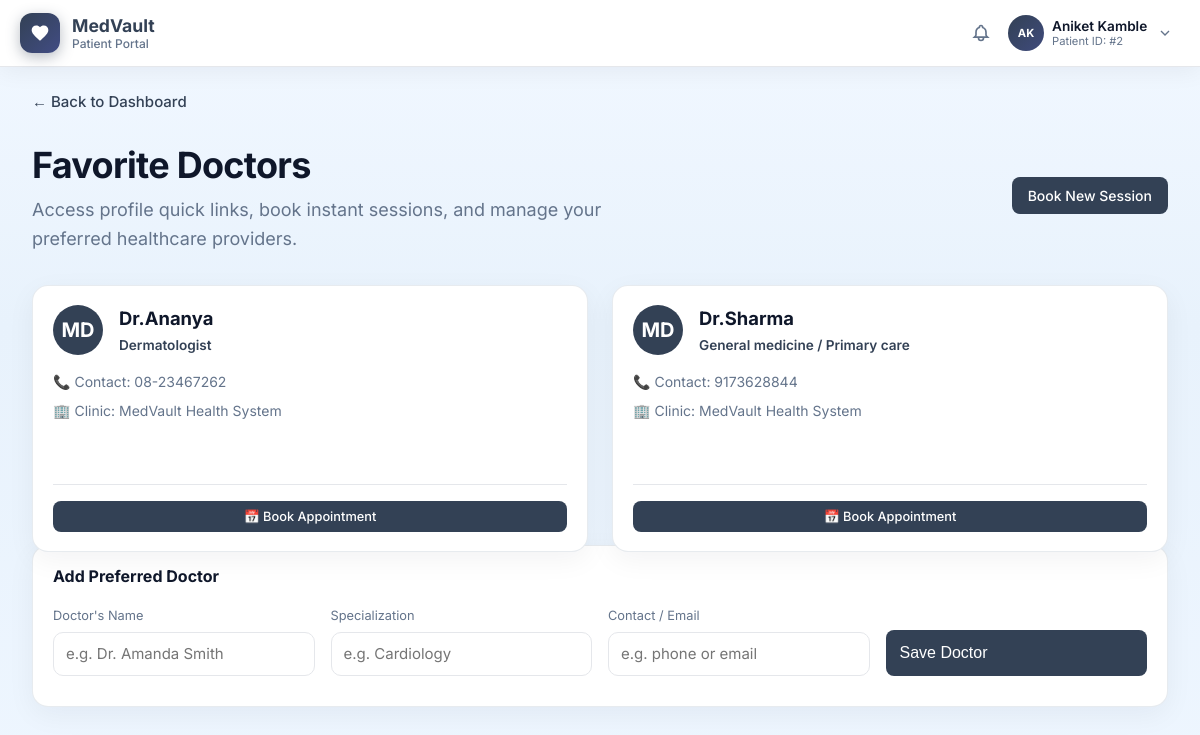
/favorite-doctors (signed in), run on the app's committed database.
### tables this page shows
CREATE TABLE users (
                  id INTEGER PRIMARY KEY AUTOINCREMENT,
                  username TEXT NOT NULL,
                  password_hash TEXT NOT NULL,
                  full_name TEXT NOT NULL DEFAULT '',
                  blood_group TEXT NOT NULL DEFAULT '',
                  allergies TEXT NOT NULL DEFAULT '',
                  medications TEXT NOT NULL DEFAULT '',
                  conditions TEXT NOT NULL DEFAULT '',
                  onboarding_done INTEGER NOT NULL DEFAULT 0,
                  portal_role TEXT NOT NULL DEFAULT 'patient',
                  theme_accent TEXT NOT NULL DEFAULT '#3b82f6',
                  theme_mode TEXT NOT NULL DEFAULT 'light',
                  doctor_specialty TEXT NOT NULL DEFAULT '',
                  doctor_phone TEXT NOT NULL DEFAULT '',
                  doctor_clinic TEXT NOT NULL DEFAULT '',
                  doctor_bio TEXT NOT NULL DEFAULT '',
                  UNIQUE(username, portal_role)
                );

CREATE TABLE doctors (
  id INTEGER PRIMARY KEY AUTOINCREMENT,
  user_id INTEGER NOT NULL,
  name TEXT NOT NULL,
  specialization TEXT DEFAULT '',
  contact TEXT DEFAULT '',
  created_at INTEGER NOT NULL,
  FOREIGN KEY (user_id) REFERENCES "users_old"(id)
);

### app_pkg/routes/core.py (the view)
@core_bp.get("/favorite-doctors")
@login_required
def favorite_doctors():
    redir = _require_patient()
    if redir:
        return redir
    db = get_db()
    theme = _portal_theme(current_user.id, current_user.username)
    uid = current_user.id
    doctors_rows = db.execute(
        "SELECT * FROM doctors WHERE user_id = ? ORDER BY name ASC",
        (uid,)
    ).fetchall()
    doctors = [dict(d) for d in doctors_rows]
    return render_template(
        "favorite_doctors.html",
        theme=theme,
        doctors=doctors
    )

### app_pkg/db.py (called while the page is built)
def get_db():
    if "db" not in g:
        if DATABASE_URL:
            import psycopg2
            pg_conn = psycopg2.connect(DATABASE_URL)
            g.db = PgConnection(pg_conn)
        else:
            conn = sqlite3.connect(current_app.config["DATABASE"])
            conn.row_factory = sqlite3.Row
            g.db = conn
    return g.db

### app_pkg/routes/auth.py (called while the page is built)
@login_manager.user_loader
def load_user(user_id: str):
    db = get_db()
    row = db.execute("SELECT id, username, portal_role FROM users WHERE id = ?", (user_id,)).fetchone()
    if not row:
        return None
    return User(row["id"], row["username"], row["portal_role"])

### app_pkg/routes/core.py (called while the page is built)
def _portal_role(user_id: int) -> str:
    db = get_db()
    row = db.execute("SELECT portal_role FROM users WHERE id = ?", (user_id,)).fetchone()
    if not row or not row["portal_role"]:
        return "patient"
    return str(row["portal_role"]).strip().lower() or "patient"

def _normalize_accent(raw: str) -> str:
    raw = (raw or "").strip()
    if re.fullmatch(r"#[0-9A-Fa-f]{6}", raw):
        return raw
    return "#3b82f6"

def _hex_to_rgb_css(hex_color: str) -> str:
    h = hex_color.lstrip("#")
    if len(h) != 6:
        return "59, 130, 246"
    try:
        r, g, b = int(h[0:2], 16), int(h[2:4], 16), int(h[4:6], 16)
        return f"{r}, {g}, {b}"
    except ValueError:
        return "59, 130, 246"

@core_bp.before_app_request
def check_onboarding():
    if current_user and current_user.is_authenticated:
        if request.path == "/logout" or request.endpoint in ("core.onboarding", "core.complete_onboarding", "auth.logout", "static") or (request.endpoint and request.endpoint.startswith("static")):
            return
        db = get_db()
        row = db.execute("SELECT onboarding_done, portal_role FROM users WHERE id = ?", (int(current_user.id),)).fetchone()
        if row and not row["onboarding_done"]:
            return redirect(url_for("core.onboarding"))

def _require_patient():
    if _portal_role(current_user.id) != "patient":
        flash("That area is for patients only.")
        return redirect(url_for("core.index"))
    return None

### app_pkg/services/security.py (called while the page is built, shortened)
def _get_cipher() -> Fernet:
    key_from_env = os.environ.get("FERNET_KEY")
    if key_from_env:
        return Fernet(key_from_env.encode("utf-8"))

### templates/favorite_doctors.html (shortened to what this page needs)
{% extends "base_patient.html" %}
{% block content %}
  <div class="pd-wrap">
    <a href="{{ url_for('core.dashboard') }}" class="pd-back-link">← Back to Dashboard</a>
    <div style="display: flex; justify-content: space-between; align-items: center; flex-wrap: wrap; gap: 1rem; margin-bottom: 2rem;">
      <div>
        <h1 class="pd-page-title" style="margin-bottom: 0.25rem;">Favorite Doctors</h1>
        <p class="pd-page-lead" style="margin-bottom: 0;">Access profile quick links, book instant sessions, and manage your preferred healthcare providers.</p>
      </div>
      <a href="{{ url_for('core.book_appointment') }}" class="pd-btn-primary" style="text-decoration: none;">
        Book New Session
      </a>
    </div>
    {% if doctors %}
      <div style="display: grid; grid-template-columns: repeat(auto-fit, minmax(320px, 1fr)); gap: 1.5rem;">
        {% for doc in doctors %}
          <div class="pd-panel" style="display: flex; flex-direction: column; justify-content: space-between; height: 100%;">
            <div>
              <div style="display: flex; align-items: center; gap: 1rem; margin-bottom: 1rem;">
                <div style="width: 50px; height: 50px; border-radius: 50%; background: var(--accent); color: white; display: flex; align-items: center; justify-content: center; font-size: 1.25rem; font-weight: 700;">
                  MD
                </div>
                <div>
                  <h3 style="margin: 0; color: var(--text); font-size: 1.15rem; font-weight: 700;">{{ doc.name }}</h3>
                  <span style="font-size: 0.85rem; color: var(--accent); font-weight: 600; display: block; margin-top: 0.15rem;">
                    {{ doc.specialization or 'General Practitioner' }}
                  </span>
                </div>
              </div>
              <div style="font-size: 0.875rem; color: var(--text-muted); display: flex; flex-direction: column; gap: 0.5rem; margin-bottom: 1.5rem;">
                <div>📞 Contact: {{ doc.contact or 'N/A' }}</div>
                <div>🏢 Clinic: MedVault Health System</div>
              </div>
            </div>
            <div style="display: flex; gap: 0.5rem; border-top: 1px solid #e5e7eb; padding-top: 1rem;">
              <a href="{{ url_for('core.book_appointment') }}?doctor_name={{ doc.name }}" class="pd-btn-primary pd-btn-sm" style="flex-grow: 1; text-align: center; text-decoration: none; display: flex; align-items: center; justify-content: center;">
                📅 Book Appointment
              </a>
            </div>
          </div>
        {% endfor %}
      </div>
    {% endif %}
    <div class="pd-panel" style="margin-top: 2rem;">
      <h3 class="dr-side-title" style="margin-bottom: 1rem;">Add Preferred Doctor</h3>
      <form method="post" action="{{ url_for('modules.add_doctor') }}" class="dr-p-form" style="display: grid; grid-template-columns: repeat(auto-fit, minmax(200px, 1fr)); gap: 1rem;">
        <div>
          <label class="dr-hint">Doctor's Name</label>
          <input class="dr-input" name="name" placeholder="e.g. Dr. Amanda Smith" required />
        </div>
        <div>
          <label class="dr-hint">Specialization</label>
          <input class="dr-input" name="specialization" placeholder="e.g. Cardiology" />
        </div>
        <div>
          <label class="dr-hint">Contact / Email</label>
          <input class="dr-input" name="contact" placeholder="e.g. phone or email" />
        </div>
        <div style="display: flex; align-items: flex-end;">
          <button class="pd-btn-primary pd-btn-full" type="submit">Save Doctor</button>
        </div>
      </form>
    </div>
  </div>
{% endblock %}

### templates/base_patient.html (shortened to what this page needs)
<!doctype html>
<html lang="en">
  <head>
    <link rel="stylesheet" href="{{ url_for('static', filename='doctor.css') }}?v=2.0.3" />
    <link rel="stylesheet" href="{{ url_for('static', filename='patient_dashboard.css') }}?v=2.0.3" />
  </head>
  <body
    class="dr-portal"
    data-portal="patient"
    data-theme="{{ theme.mode }}"
    style="--accent: {{ theme.accent }}; --accent-rgb: {{ theme.accent_rgb }};"
  >
    <header class="dr-topbar">
      <div class="dr-topbar-inner">
        <a href="{{ url_for('core.dashboard') }}" class="dr-brand">
          <span class="dr-brand-logo" aria-hidden="true">
            <svg viewBox="0 0 24 24" width="20" height="20" fill="currentColor">
              <path d="M12 21.35l-1.45-1.32C5.4 15.36 2 12.28 2 8.5 2 5.42 4.42 3 7.5 3c1.74 0 3.41.81 4.5 2.09C13.09 3.81 14.76 3 16.5 3 19.58 3 22 5.42 22 8.5c0 3.78-3.4 6.86-8.55 11.54L12 21.35z" />
            </svg>
          </span>
          <span class="dr-brand-text">
            <span class="dr-brand-name">MedVault</span>
            <span class="dr-brand-sub">{{ theme.portal_label }}</span>
          </span>
        </a>
        <div class="dr-topbar-actions">
          <a href="{{ url_for('core.notifications_page') }}" class="dr-p-bell" title="Updates" aria-label="View updates">
            <svg width="20" height="20" viewBox="0 0 24 24" fill="none" stroke="currentColor" stroke-width="2">
              <path d="M15 17h5l-1.405-1.405A2.032 2.032 0 0118 14.158V11a6.002 6.002 0 00-4-5.659V5a2 2 0 10-4 0v.341C7.67 6.165 6 8.388 6 11v3.159c0 .538-.214 1.055-.595 1.436L4 17h5m6 0v1a3 3 0 11-6 0v-1m6 0H9" />
            </svg>
          </a>
          <div class="dr-profile-wrap">
            <button
              type="button"
              class="dr-profile-trigger"
              id="dr-profile-btn"
              aria-expanded="false"
              aria-haspopup="true"
              aria-label="Open account menu"
            >
              {% if theme.profile_photo %}
                <img src="{{ theme.profile_photo }}" alt="User Profile" class="dr-avatar" style="object-fit: cover; border: 1.5px solid var(--accent);" />
              {% else %}
                <span class="dr-avatar">{{ theme.initials }}</span>
              {% endif %}
              <span class="dr-user-meta">
                <span class="dr-user-name">{{ theme.display_name }}</span>
                <span class="dr-user-role">
                  {% if theme.patient_id_str %}Patient ID: {{ theme.patient_id_str }}{% else %}{{ theme.specialty }}{% endif %}
                </span>
              </span>
              <svg class="dr-profile-caret" width="16" height="16" viewBox="0 0 24 24" fill="none" stroke="currentColor" stroke-width="2" aria-hidden="true">
                <path d="M6 9l6 6 6-6" />
              </svg>
            </button>
          </div>
        </div>
      </div>
    </header>
    <main class="dr-main">
      {% block content %}{% endblock %}
    </main>
  </body>
</html>

### static/doctor.css (style rules this page uses)
.dr-portal { --accent: #3b82f6; --accent-rgb: 59, 130, 246; --bg: #f8fafc; --bg-gradient: linear-gradient(180deg, #f0f9ff 0%, #f8fafc 35%, #f1f5f9 100%); --surface: #ffffff; --text: #0f172a; --text-muted: #64748b; --border: #e2e8f0; --shadow: 0 4px 24px rgba(15, 23, 42, 0.06); --shadow-hover: 0 12px 40px rgba(15, 23, 42, 0.1); font-family: "Inter", system-ui, sans-serif; font-size: 15px; line-height: 1.5; color: var(--text); background: var(--bg-gradient); min-height: 100vh; margin: 0; }
.dr-topbar { position: sticky; top: 0; z-index: 50; background: color-mix(in srgb, var(--surface) 92%, transparent); backdrop-filter: blur(12px); border-bottom: 1px solid var(--border); box-shadow: var(--shadow); }
.dr-topbar-inner { max-width: 1200px; margin: 0 auto; padding: 0.75rem 1.25rem; display: flex; align-items: center; justify-content: space-between; gap: 1rem; flex-wrap: wrap; }
.dr-brand { display: flex; align-items: center; gap: 0.75rem; text-decoration: none; color: inherit; }
.dr-brand-logo { width: 2.5rem; height: 2.5rem; border-radius: 0.75rem; background: linear-gradient(135deg, var(--accent), color-mix(in srgb, var(--accent) 70%, #6366f1)); color: #fff; display: grid; place-items: center; box-shadow: 0 4px 14px rgba(var(--accent-rgb), 0.35); }
.dr-brand-text { display: flex; flex-direction: column; line-height: 1.2; }
.dr-brand-name { font-weight: 700; font-size: 1.1rem; color: var(--accent); }
.dr-brand-sub { font-size: 0.75rem; color: var(--text-muted); font-weight: 500; }
.dr-topbar-actions { display: flex; align-items: center; gap: 0.5rem; }
.dr-user-block, .dr-profile-trigger { display: flex; align-items: center; gap: 0.5rem; padding-left: 0.25rem; }
.dr-profile-wrap { position: relative; }
.dr-profile-trigger { border: none; background: transparent; cursor: pointer; color: inherit; font: inherit; text-align: left; border-radius: 0.75rem; padding: 0.2rem 0.45rem 0.2rem 0.2rem; max-width: min(14rem, 42vw); transition: background 0.15s; }
.dr-profile-caret { flex-shrink: 0; color: var(--text-muted); margin-left: 0.1rem; }
.dr-avatar { width: 2.25rem; height: 2.25rem; border-radius: 50%; background: linear-gradient(135deg, var(--accent), color-mix(in srgb, var(--accent) 75%, #6366f1)); color: #fff; font-size: 0.7rem; font-weight: 700; display: grid; place-items: center; }
.dr-user-meta { display: flex; flex-direction: column; line-height: 1.2; }
.dr-user-name { font-weight: 600; font-size: 0.85rem; }
.dr-user-role { font-size: 0.7rem; color: var(--text-muted); }
.dr-main { max-width: 1200px; margin: 0 auto; padding: 1.5rem 1.25rem 3rem; }
.dr-side-title { margin: 0 0 1rem; font-size: 1rem; font-weight: 700; }
.dr-hint { margin: 0 0 0.5rem; font-size: 0.8rem; color: var(--text-muted); }
.dr-input { display: block; width: 100%; box-sizing: border-box; margin-top: 0.35rem; padding: 0.6rem 0.75rem; border: 1px solid var(--border); border-radius: 10px; background: color-mix(in srgb, var(--bg) 60%, var(--surface)); color: var(--text); font: inherit; }
.dr-portal[data-portal="patient"][data-theme="light"] { --bg: #ffffff; --bg-gradient: linear-gradient(180deg, #ffffff 0%, #fafafa 55%, #f4f4f5 100%); --surface: #ffffff; --border: #e5e7eb; }
.dr-portal[data-portal="patient"][data-theme="light"] .dr-topbar { background: rgba(255, 255, 255, 0.94); }
.dr-p-form { display: grid; gap: 0.65rem; margin-bottom: 0.75rem; }
.dr-p-form .dr-input { width: 100%; box-sizing: border-box; }

### templates/base_patient.html (style rules this page uses)
.dr-p-bell { position: relative; }

### data on the page
users: display_name "Aniket Kamble"
doctors: name "Dr.Ananya", specialization "Dermatologist", contact "08-23467262"
doctors: name "Dr.Sharma", specialization "General medicine / Primary care", contact "9173628844"

### other printed values
{{ theme.portal_label }} "Patient Portal"
{{ theme.initials }} "AK"
{{ theme.patient_id_str }} "#2"
